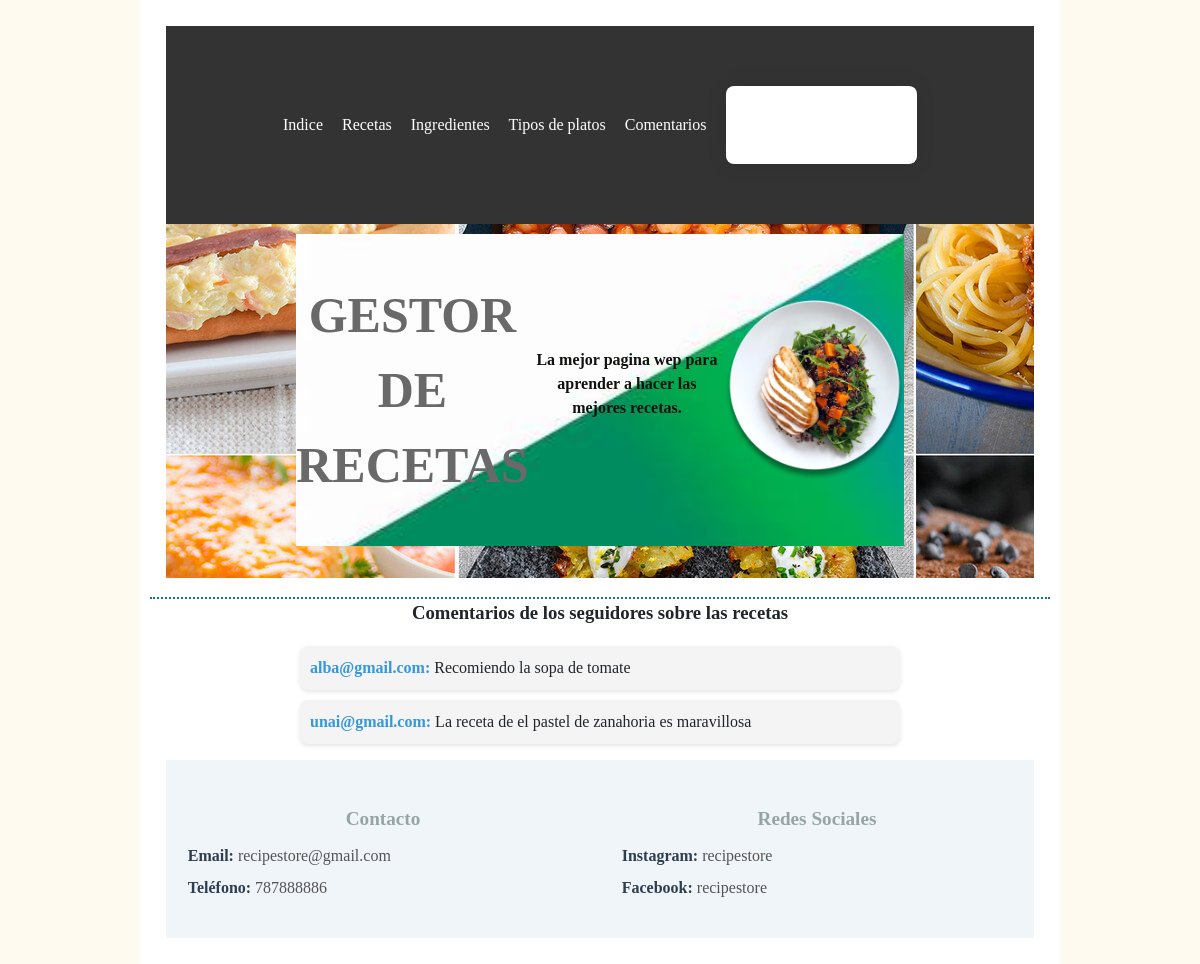
The page /comentario/ on the database as committed earlier.
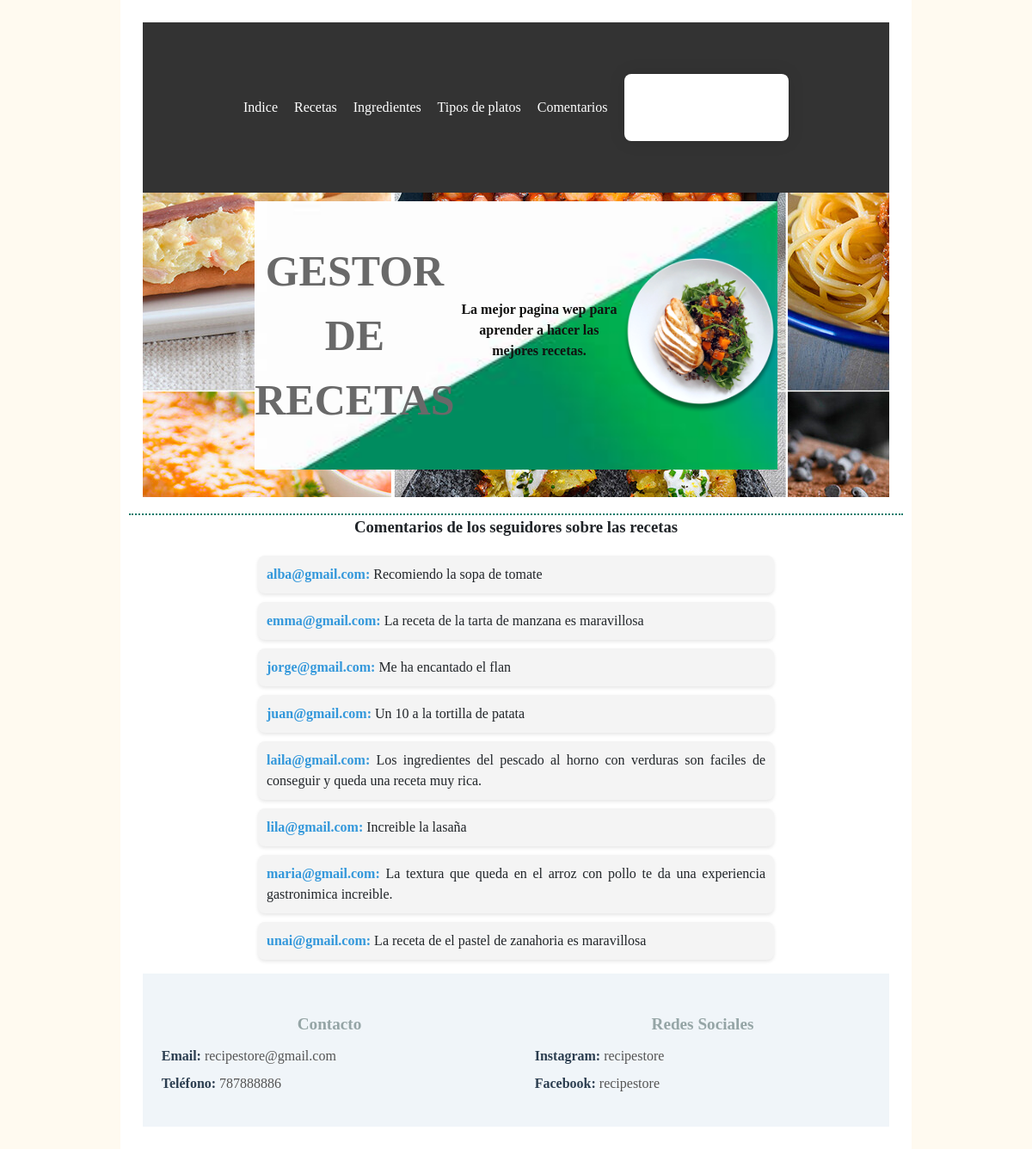
The same page on the database as committed later.
### appEmpresaRecetas/models.py (models this page shows, shortened)
class Comentario(models.Model):
    correo = models.EmailField()
    comentario = models.CharField(max_length=500)

### appEmpresaRecetas/views.py (the view)
# urls.py: path('comentario/', views.index_comentarios, name='index_comentarios'),
def index_comentarios(request):
    comentarios = Comentario.objects.order_by('correo')
    context = {'comentarios': comentarios}
    return render(request, 'comentario.html', context)

### appEmpresaRecetas/templates/comentario.html (shortened to what this page needs)
{% extends "base.html" %}
{% block contenido %}
{% if comentarios %}
	<h3>Comentarios de los seguidores sobre las recetas</h3>
	<div id="comentarios">
	  {% for comentario in comentarios %}
		<p><strong>{{ comentario.correo }}:</strong> {{ comentario.comentario }}</p>
	  {% endfor %}
	</div>
  {% else %}
	<p>No hay comentarios</p>
  {% endif %}
{% endblock %}

### appEmpresaRecetas/templates/base.html (shortened to what this page needs)
<!DOCTYPE html>
{% load static %}
<html lang="es">
    <head>
        <link rel="stylesheet" href="{% static 'css/styles.css' %}">
    </head>
    <body>
        <div class="prin">
        <header>
            <nav><p><a href="{% url 'portada' %}">Indice</a>
                <a href="{% url 'index_recetas' %}">Recetas</a>
                <a href="{% url 'index_ingrediente' %}">Ingredientes</a>
                <a href="{% url 'index_tipo' %}">Tipos de platos</a>
                <a href="{% url 'index_comentarios' %}">Comentarios</a>
                <button id="miFormulario"><a id = "bt" href="{% url 'formulario' %}">Añadir mi receta</a></button>
            </nav>
            <div class="mg-main-banner-section">
                <h1 >GESTOR DE RECETAS</h1>
               <p>La mejor pagina wep para aprender a hacer las mejores recetas.</p>
               <img src="{% static 'images/plato.png' %}" alt="IMAGEN">
        </div>
<br>
        </header>
        {% block contenido %}{% endblock %}
        <footer>
            <div class="footer-section">
                <h2>Contacto</h2>
                <p><strong>Email:</strong> recipestore@gmail.com</p>
                <p><strong>Teléfono:</strong> 787888886</p>
            </div>
            <div class="footer-section">
                <h2>Redes Sociales</h2>
                <p><strong>Instagram:</strong> recipestore</p>
                <p><strong>Facebook:</strong> recipestore</p>
            </div>
        </footer>
        </div>
    </body>
</html>

### appEmpresaRecetas/static/css/styles.css (style rules this page uses)
.prin { margin:0 auto; padding: 10px; width: 75%; background-color: white; display: block; }
body { margin: 0; font-family: var(--bs-font-sans-serif); font-size: 1rem; font-weight: 400; line-height: 1.5; color: #212529; background-color: FloralWhite; -webkit-text-size-adjust: 100%; -webkit-tap-highlight-color: transparent; display: flex; }
h1 { color: dimgrey; font-size: 50px; }
nav { background-color: #333; padding: 10px; margin-bottom: 10px; }
nav p { margin: 0; text-align:center }
nav a { color: #fff; text-decoration: none; margin-right: 15px; font-size: 16px; }
h3 { border-top: 2px dotted #107b6b; text-align: center; }
header { background-color: #ECFBFA ; text-align: center; background-image: url("../images/portada.jpg"); background-attachment: fixed; height: 69vh; margin: 16px; }
.mg-main-banner-section { background-image: url("../images/header.jpg"); height: 39vh; width: 70%; background-size: cover; display: flex; justify-content: center; align-items: center; margin: 0 auto; }
p { text-align: justify; line-height: 1.5em; }
a { color: #6f2785; }
img { width: 250px; height: 180px; }
.mg-main-banner-section p { font-size: 16px; color: #111110; width: 80%; font-family: 'Mazzardh-regular'; font-weight: 600; margin-bottom: 28px; text-align: center; }
footer { background-color: #f0f5f9; color: #545454; padding: 30px 0; text-align: center; display: flex; justify-content: space-around; margin: 16px; }
.footer-section { width: 45%; }
.footer-section h2 { color: #95a5a6; font-size: 1.2em; margin-bottom: 10px; }
.footer-section p { margin: 8px 0; }
.footer-section strong { color: #2c3e50; }
#comentarios { max-width: 600px; margin: 0 auto; }
#comentarios p { background-color: #f4f4f4; padding: 10px; margin: 10px 0; border-radius: 8px; box-shadow: 0 2px 4px rgba(0, 0, 0, 0.1); }
#comentarios strong { color: #3498db; }
button { background-color: #4caf50; color: white; padding: 10px 15px; border: none; border-radius: 4px; cursor: pointer; font-size: 16px; }
#miFormulario { max-width: 600px; margin: 50px auto; background-color: #fff; padding: 30px; border-radius: 8px; box-shadow: 0 0 20px rgba(0, 0, 0, 0.1); }

Rows that differ between the two databases and show on the page:
added Comentario: correo "emma@gmail.com", comentario "La receta de la tarta de manzana es maravillosa"
added Comentario: correo "jorge@gmail.com", comentario "Me ha encantado el flan"
added Comentario: correo "juan@gmail.com", comentario "Un 10 a la tortilla de patata"
added Comentario: correo "laila@gmail.com", comentario "Los ingredientes del pescado al horno con verduras son faciles de conseguir y queda una receta muy rica."
added Comentario: correo "lila@gmail.com", comentario "Increible la lasaña"
added Comentario: correo "maria@gmail.com", comentario "La textura que queda en el arroz con pollo te da una experiencia gastronimica increible."
